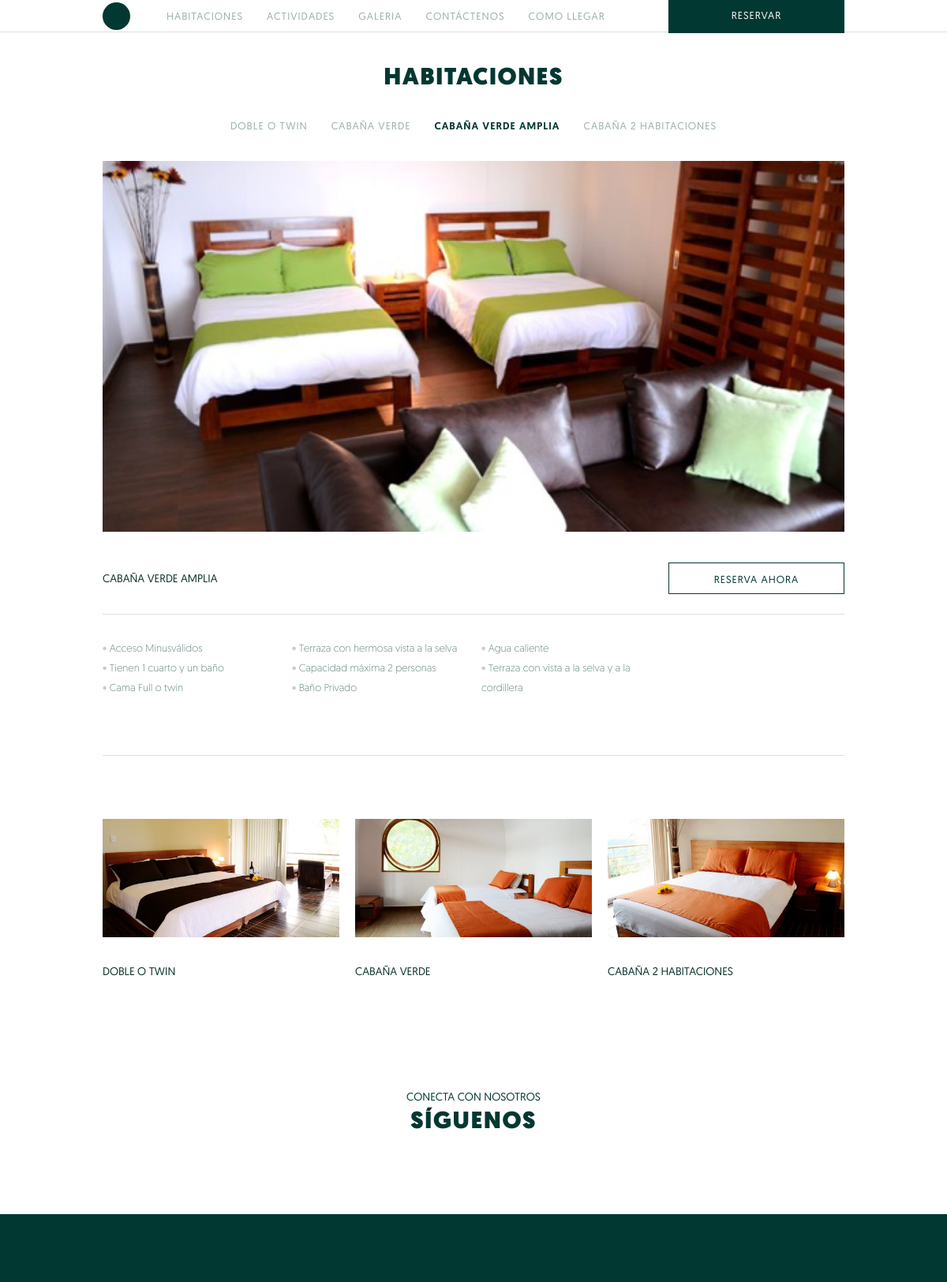
The app's page /rooms/index/3 with its own data.
### tables this page shows
CREATE TABLE IF NOT EXISTS `rooms` (
  `id` int(100) NOT NULL AUTO_INCREMENT,
  `name` varchar(5000) NOT NULL,
  `img` varchar(5000) NOT NULL,
  `features` varchar(5000) NOT NULL,
  PRIMARY KEY (`id`)
);

### application/controllers/rooms.php (called while the page is built)
<?php if ( ! defined('BASEPATH')) exit('No direct script access allowed');
class Rooms extends CI_Controller {
	public function index()
	{
		$this->load->model('rooms_model');
		$data['rooms'] = $this->rooms_model->getRooms();
		$data['cRoom'] = ($this->uri->segment(3) != "") ? $this->uri->segment(3) : 1;
		$this->load->view('rooms', $data);
	}
}

### index.php (called while the page is built, shortened)
<?php
require_once BASEPATH.'core/CodeIgniter.php';

### application/models/rooms_model.php (called while the page is built, shortened)
<?php
class Rooms_model extends CI_Model {
	function getRooms(){
		$this->db->order_by('id', 'ASC');
		return  $this->db->get('rooms')->result();
	}
}
?>

### application/helpers/utility_helper.php (called while the page is built, shortened)
<?php
function asset_url(){
	return base_url().'assets/';
}
function json_decode_special_chars($string){
	return json_decode(utf8_decode($string));
}
?>

### application/views/rooms.php (the view)
<?php
include("inc/header.php");
?>
</head>
<body>
<?php
include("inc/menu-scroll.php");
?>
<div class="content">
	<h1>HABITACIONES</h1>
	<p class="element-menu">
	<?php
	foreach ($rooms as $room) {
	?>
		<a href="/rooms/index/<?php echo $room->id ?>" title="<?php echo $room->name ?>" <?php echo $cRoom == $room->id ? "class=\"current\"" : "" ?>><?php echo $room->name ?></a>
	<?php
	}
	?>
	</p>
	<?php
	foreach ($rooms as $room) {
		if ($cRoom == $room->id) {
	?>
	<img src="<?php echo asset_url(); ?>img/rooms/<?php echo $room->img ?>" alt="<?php echo $room->name ?>" style="width: 940px; margin-bottom: 35px;" />
	<p class="description-header clear-fix">
		<span class="left"><?php echo $room->name ?></span>
		<a href="#" class="button right">RESERVA AHORA</a>
	</p>
	<ul class="description-list">
				<?php
				$features = json_decode_special_chars($room->features);
				foreach ($features as $feature) {
				?>
		<li><?php echo $feature ?></li>
				<?php
				}
				?>
	</ul>
	<div class="description-image-row clear-fix">
		<?php
		foreach ($rooms as $room) {
			if ($cRoom != $room->id) {
		?>
			<a href="/rooms/index/<?php echo $room->id ?>"><img src="<?php echo asset_url(); ?>img/rooms/<?php echo $room->img ?>" alt="<?php echo $room->name ?>" /><?php echo $room->name ?></a>
		<?php
			}
		}
		?>
	</div>
	<?php
		}
	}
	?>
</div>
<?php
include("inc/home-footer.php");
?>

### records on screen
rooms: name "DOBLE O TWIN", img (picture)
rooms: name "CABAÑA VERDE", img (picture)
rooms: name "CABAÑA VERDE AMPLIA", img (picture), features "Acceso Minusválidos", features "Tienen 1 cuarto y un baño", features "Cama Full o twin", features "Terraza con hermosa vista a la selva", features "Capacidad máxima 2 personas", features "Baño Privado", features "Agua caliente", features "Terraza con vista a la selva y a la cordillera"
rooms: name "CABAÑA 2 HABITACIONES", img (picture)
